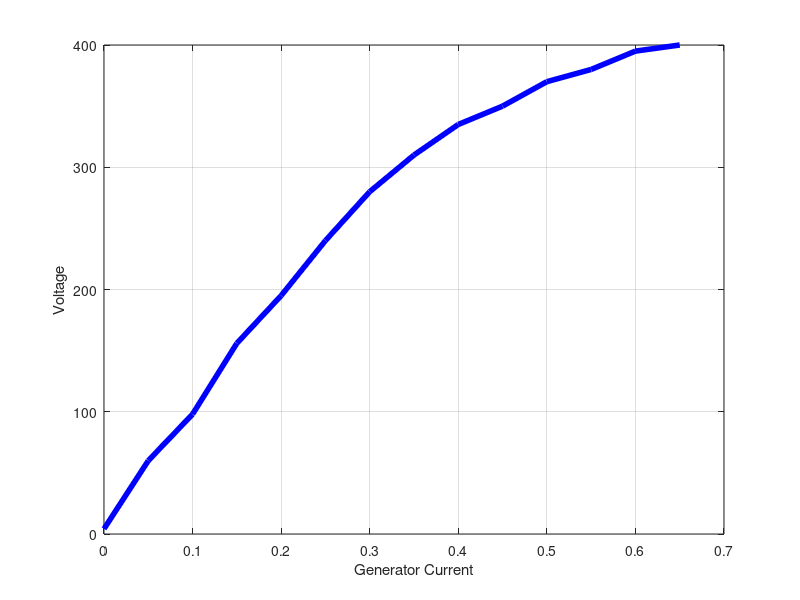

Here is the MATLAB script that generated this plot:
clear; close; clc;
Ig =  0:  0.05: 0.65;
Vt = [4.2 60 98 156 195 240 280 310 335 350 370 380 395 400];
plot(Ig, Vt, 'b-', 'LineWidth', 4);
grid on;
xlabel('Generator Current');
ylabel('Voltage');